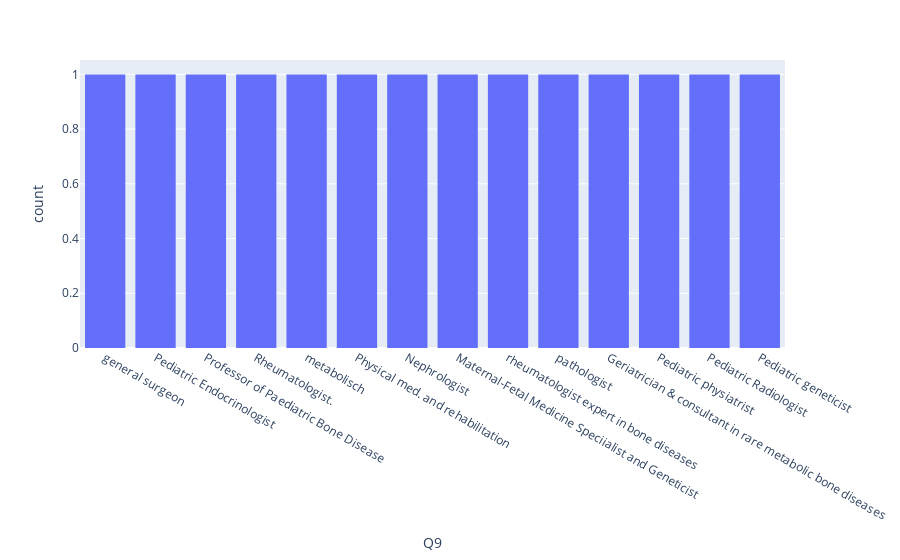

Notebook cell for this chart:
### Code cell
fig = px.histogram(data, x='Q9')
fig.show()

### Figure 1 — Plotly figure (JSON) as saved in the notebook; plotly's stock layout.template omitted (floating-point values rounded to 4 significant figures)
{"data": [{"alignmentgroup": "True", "bingroup": "x", "hovertemplate": "Q9=%{x}<br>count=%{y}<extra></extra>", "legendgroup": "", "marker": {"color": "#636efa", "pattern": {"shape": ""}}, "name": "", "offsetgroup": "", "orientation": "v", "showlegend": false, "type": "histogram", "x": [null, null, null, null, null, null, null, null, null, null, null, "general surgeon", null, null, null, null, null, null, null, null, "Pediatric Endocrinologist", "Professor of Paediatric Bone Disease ", null, "Rheumatologist. ", "metabolisch", "Physical med. and rehabilitation ", null, null, null, null, null, "Nephrologist", null, null, null, null, "Maternal-Fetal Medicine Speciialist and Geneticist", null, null, null, "rheumatologist expert in bone diseases", "pathologist", null, null, null, null, null, null, null, null, null, null, null, null, null, null, null, null, null, null, null, null, null, null, null, null, null, null, null, "Geriatrician & consultant in rare metabolic bone diseases", null, null, "Pediatric physiatrist", null, null, null, null, null, null, null, "Pediatric Radiologist", null, null, null, null, null, "Pediatric geneticist", null, null, null, null, null, null], "xaxis": "x", "yaxis": "y"}], "layout": {"autosize": true, "barmode": "relative", "legend": {"tracegroupgap": 0}, "margin": {"t": 60}, "xaxis": {"anchor": "y", "autorange": true, "domain": [0, 1], "range": [-0.5, 13.5], "title": {"text": "Q9"}, "type": "category"}, "yaxis": {"anchor": "x", "autorange": true, "domain": [0, 1], "range": [0, 1.053], "title": {"text": "count"}}}}
